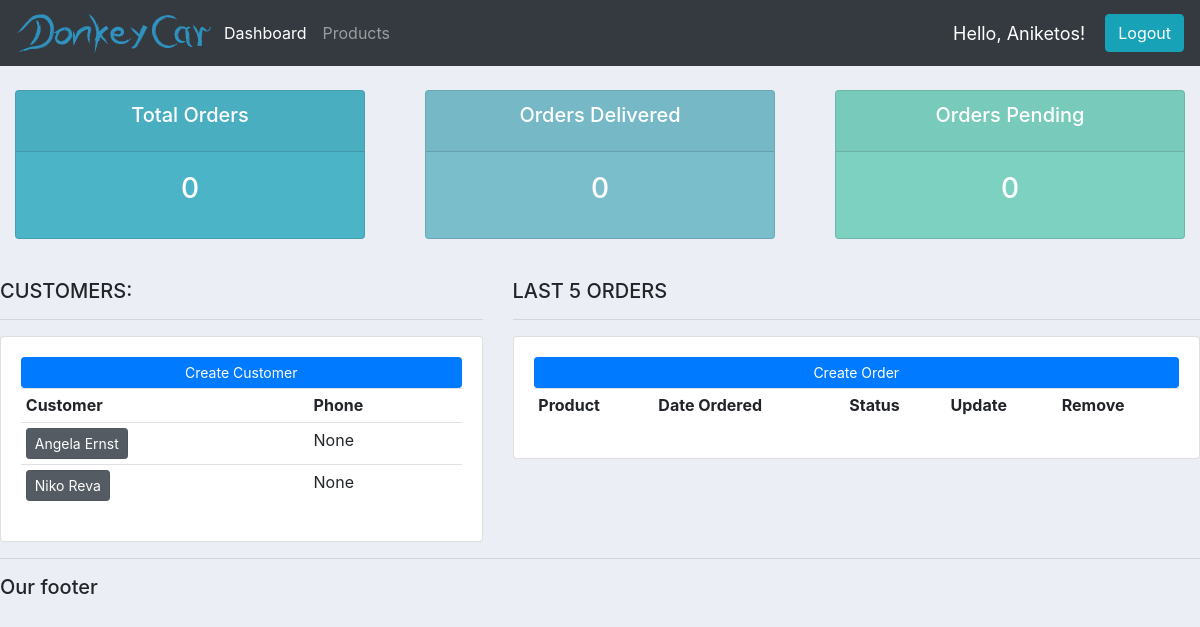
The app's page / (signed in), older data.
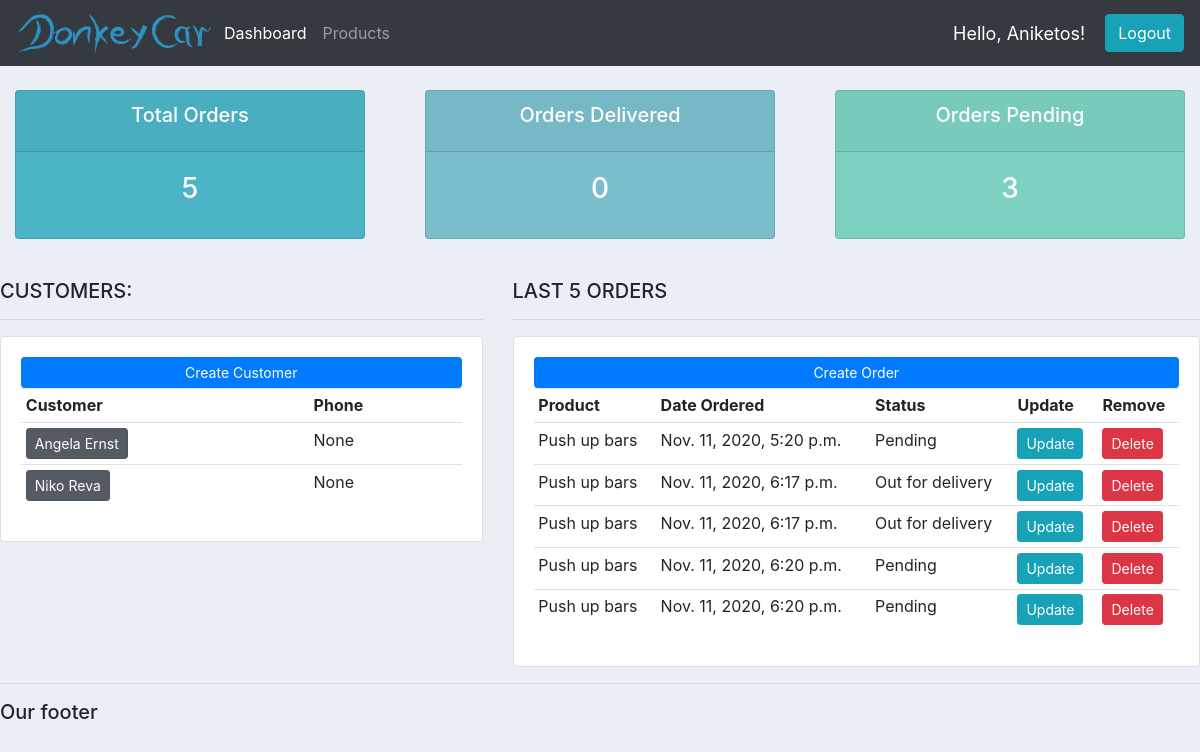
The same page, newer data.
### accounts/models.py (models this page shows, shortened)
class Customer(models.Model):
    user = models.OneToOneField(
        User, null=True, blank=True, on_delete=models.CASCADE)
    name = models.CharField(max_length=200, null=True)
    phone = models.CharField(max_length=200, null=True)
    email = models.CharField(max_length=200, null=True)
    profile_pic = models.ImageField(
        default='default_profile.jpg', null=True, blank=True)
    date_created = models.DateTimeField(auto_now_add=True, null=True)

class Order(models.Model):
    STATUS = (
        ('Pending', 'Pending'),
        ('Out for delivery', 'Out for delivery'),
        ('Delivered', 'Delivered'),
    )
    customer = models.ForeignKey(
        Customer, null=True, on_delete=models.SET_NULL)
    product = models.ForeignKey(Product, null=True, on_delete=models.SET_NULL)
    date_created = models.DateTimeField(auto_now_add=True, null=True)
    status = models.CharField(max_length=200, null=True, choices=STATUS)

class Product(models.Model):
    CATEGORY = (
        ('Indoor', 'Indoor'),
        ('Outdoor', 'Outdoor'),
    )
    name = models.CharField(max_length=200, null=True)
    price = models.FloatField(null=True)
    category = models.CharField(max_length=200, null=True, choices=CATEGORY)
    description = models.CharField(max_length=200, null=True, blank=True)
    date_created = models.DateTimeField(auto_now_add=True, null=True)
    tags = models.ManyToManyField(Tag, blank=True)
    def __str__(self):
        return self.name

### accounts/decorators.py (the view)
    def wrapper_func(request, *args, **kwargs):
        group = None
        if request.user.groups.exists():
            group = request.user.groups.all()[0].name
        if group == 'customer':
            return redirect('user')
        if group == 'admin':
            return view_func(request, *args, **kwargs)

### accounts/views.py (called while the page is built)
@login_required(login_url='login')
@admin_only
def home(request):
    orders = Order.objects.all()
    customers = Customer.objects.all()
    total_customers = customers.count
    total_orders = orders.count
    delivered = orders.filter(status='Delivered').count
    pending = orders.filter(status='Pending').count
    context = {
        'orders': orders,
        'customers': customers,
        'total_customers': total_customers,
        'total_orders': total_orders,
        'delivered': delivered,
        'pending': pending
    }
    return render(request, 'accounts/dashboard.html', context)

### accounts/templates/accounts/dashboard.html
{% extends 'accounts/main.html' %}
{% block content %}
    {% include 'accounts/status.html' %}
    <br>
    <div class="row">
        <div class="col-md-5">
            <h5>CUSTOMERS:</h5>
            <hr>
            <div class="card card-body">
                <a class="btn btn-primary  btn-sm btn-block" href="">Create Customer</a>
                <table class="table table-sm">
                    <tr>
                        <th>Customer</th>
                        <th>Phone</th>
                    </tr>
                    {% for customer in customers %}
                        <tr>
                            <td><a class="btn btn-secondary btn-sm active" href="{% url 'customer' customer.id %}">{{ customer.name }}</a></td>
                            <td>{{ customer.phone }}</td>
                        </tr>
                    {% endfor %}
                </table>
            </div>
        </div>
        <div class="col-md-7">
            <h5>LAST 5 ORDERS</h5>
            <hr>
            <div class="card card-body">
                <a class="btn btn-primary  btn-sm btn-block" href="{% url 'create_order' %}">Create Order</a>
                <table class="table table-sm">
                    <tr>
                        <th>Product</th>
                        <th>Date Ordered</th>
                        <th>Status</th>
                        <th>Update</th>
                        <th>Remove</th>
                    </tr>
                    {% for order in orders %}
                        <tr>
                            <td>{{ order.product }}</td>
                            <td>{{ order.date_created }}</td>
                            <td>{{ order.status }}</td>
                            <td><a class="btn btn-sm btn-info" href="{% url 'update_order' order.id %}">Update</a></td>
                            <td><a class="btn btn-sm btn-danger" href="{% url 'delete_order' order.id %}">Delete</a></td>
                        </tr>
                    {% endfor %}
                </table>
            </div>
        </div>
    </div>
{% endblock %}

### accounts/templates/accounts/main.html (shortened to what this page needs)
{% load static %}
<!DOCTYPE html>
<html lang="en">
<head>
    <link rel="stylesheet" href="https://cdn.jsdelivr.net/npm/bootstrap@4.5.3/dist/css/bootstrap.min.css">
	<link rel="stylesheet" type="text/css" href="{% static '/css/main.css' %}">
</head>
<body>
    {% include 'accounts/navbar.html' %}
    {% block content %}
    {% endblock %}
    {% include 'accounts/footer.html' %}
</body>
</html>

### accounts/templates/accounts/navbar.html (shortened to what this page needs)
{% load static %}
<nav class="navbar navbar-expand-lg navbar-dark bg-dark">
    <img src="{% static '/media/donkey.png' %}" alt="Logo">
    <div class="collapse navbar-collapse" id="navbarNav">
      <ul class="navbar-nav">
        {% if request.user.is_staff %}
        <li class="nav-item active">
          <a class="nav-link" href="{% url 'home' %}">Dashboard<span class="sr-only">(current)</span></a>
        </li>
        <li class="nav-item">
          <a class="nav-link" href="{% url 'products' %}">Products</a>
        </li>
        {% else %}
        <li class="nav-item">
          <a class="nav-link" href="{% url 'account' %}">Settings</a>
        </li>
        {% endif %}
      </ul>
    </div>
    <span id="hello-msg">Hello, {{ request.user }}!</span>
    <span><a class="btn btn-info" href="{% url 'logout' %}">Logout</a></span>
  </nav>

### accounts/templates/accounts/status.html
<br>
<div class="row">
	<div class="col">
		<div class="col-md">
			<div class="card text-center text-white  mb-3" id="total-orders">
			  	<div class="card-header">
			  		<h5 class="card-title">Total Orders</h5>
			  	</div>
			  	<div class="card-body">
			    	<h3 class="card-title">{{ total_orders }}</h3>
			  	</div>
			</div>
		</div>
	</div>
	<div class="col">
		<div class="col-md">
			<div class="card text-center text-white  mb-3" id="orders-delivered">
			  	<div class="card-header">
			  		<h5 class="card-title">Orders Delivered</h5>
			  	</div>
			  	<div class="card-body">
			    	<h3 class="card-title">{{ delivered }}</h3>
			  	</div>
			</div>
		</div>
	</div>
	<div class="col">
		<div class="col-md">
			<div class="card text-center text-white  mb-3" id="orders-pending">
			  	<div class="card-header">
			  		<h5 class="card-title">Orders Pending</h5>
			  	</div>
			  	<div class="card-body">
			    	<h3 class="card-title">{{ pending }}</h3>
			  	</div>
			</div>
		</div>
	</div>
</div>

### accounts/templates/accounts/footer.html
    <hr>
    <h5>Our footer</h5>

### static/css/main.css (style rules this page uses)
body { background-color: #ebeff5; }
#total-orders { background-color: #4cb4c7; }
#orders-delivered { background-color: #7abecc; }
#orders-pending { background-color: #7cd1c0; }

### accounts/templates/accounts/navbar.html (style rules this page uses)
#hello-msg { font-size: 18px; color: white; margin-right: 20px; }

Row changes from the older to the newer data that the page shows:
added Order: product "Push up bars", date_created "Nov. 11, 2020, 5:20 p.m.", status "Pending"
added Order: product "Push up bars", date_created "Nov. 11, 2020, 6:17 p.m.", status "Out for delivery"
added Order: product "Push up bars", date_created "Nov. 11, 2020, 6:17 p.m.", status "Out for delivery"
added Order: product "Push up bars", date_created "Nov. 11, 2020, 6:20 p.m.", status "Pending"
added Order: product "Push up bars", date_created "Nov. 11, 2020, 6:20 p.m.", status "Pending"
Text that changed along with them:
{{ total_orders }}: "0" → "5"
{{ pending }}: "0" → "3"
